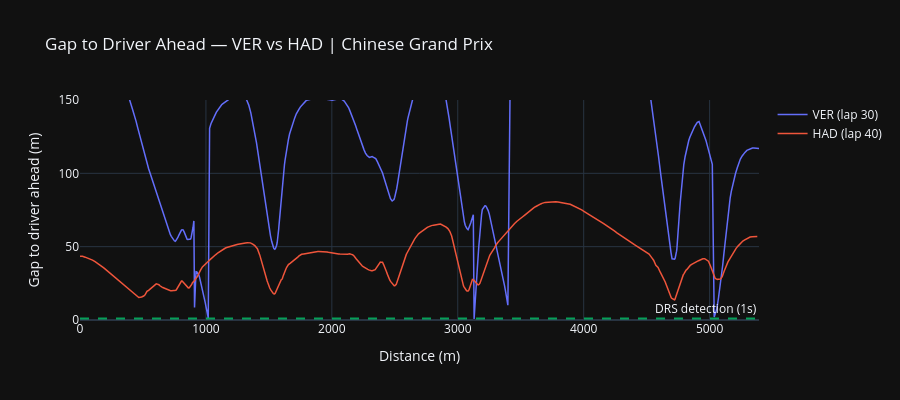

The notebook cell this image was saved under:
### Markdown cell above
## 5. Gap to Driver Ahead

### Code cell
# ── 5.1 Gap trace through the comparison lap ──────────────────────────────────
# Shows how the gap to the car ahead evolves through a single lap.
# Useful for identifying attack/defend phases and DRS train dynamics.
# Filter out distance=0 rows (standing start / outlap artefacts)
# and cap at 3s for readability (beyond 3s DRS is irrelevant).

fig = go.Figure()

for driver, tel, lap in [(DRIVER_A, tel_a, LAP_A), (DRIVER_B, tel_b, LAP_B)]:
    gap_data = tel[
        (tel["distance_to_driver_ahead"] > 0) &
        (tel["distance_to_driver_ahead"].notna())
    ].copy()

    fig.add_trace(go.Scatter(
        x=gap_data["distance"],
        y=gap_data["distance_to_driver_ahead"],
        name=f"{driver} (lap {lap})",
        mode="lines",
        line=dict(width=1.5),
    ))

# DRS detection threshold line
fig.add_hline(
    y=1.0, line_dash="dash", line_color="#00FF88",
    annotation_text="DRS detection (1s)",
    annotation_position="top right",
    opacity=0.6,
)

fig.update_layout(
    title=f"Gap to Driver Ahead — {DRIVER_A} vs {DRIVER_B} | {round_name}",
    xaxis_title="Distance (m)",
    yaxis_title="Gap to driver ahead (m)",
    yaxis_range=[0, 150],  # cap for readability — adjust if running in clean air
    template=PLOTLY_TEMPLATE,
    height=400,
    hovermode="x unified",
)
fig.show()

### Figure 1 — Plotly figure (JSON) as saved in the notebook; plotly's stock layout.template omitted (floating-point values rounded to 4 significant figures; data arrays with more than 128 entries replaced by an {"elided": "..."} marker saying what was removed)
{"data": [{"line": {"width": 1.5}, "mode": "lines", "name": "VER (lap 30)", "type": "scatter", "x": {"elided": "719 float values"}, "y": {"elided": "719 float values"}}, {"line": {"width": 1.5}, "mode": "lines", "name": "HAD (lap 40)", "type": "scatter", "x": {"elided": "736 float values"}, "y": {"elided": "736 float values"}}], "layout": {"annotations": [{"showarrow": false, "text": "DRS detection (1s)", "x": 1, "xanchor": "right", "xref": "x domain", "y": 1, "yanchor": "bottom", "yref": "y"}], "height": 400, "hovermode": "x unified", "shapes": [{"line": {"color": "#00FF88", "dash": "dash"}, "opacity": 0.6, "type": "line", "x0": 0, "x1": 1, "xref": "x domain", "y0": 1, "y1": 1, "yref": "y"}], "title": {"text": "Gap to Driver Ahead — VER vs HAD | Chinese Grand Prix"}, "xaxis": {"title": {"text": "Distance (m)"}}, "yaxis": {"range": [0, 150], "title": {"text": "Gap to driver ahead (m)"}}}}
